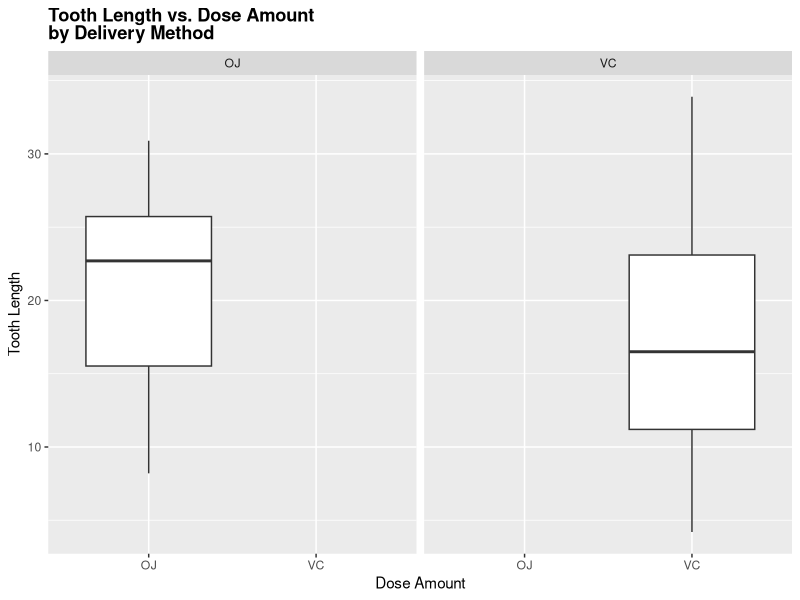

Source code (R):
## ---- chunk 1
knitr::opts_chunk$set(echo = TRUE)
## ---- chunk 2
library(datasets)
data(ToothGrowth)

dim(ToothGrowth)
str(ToothGrowth)
head(ToothGrowth)

summary(ToothGrowth)
## ---- chunk 3
library(ggplot2)
g <- ggplot(ToothGrowth, aes(supp, len)) +
    geom_boxplot(aes(fill=dose)) + xlab("Dose Amount") + ylab("Tooth Length") + facet_grid(~ supp) +     ggtitle("Tooth Length vs. Dose Amount \nby Delivery Method") + 
    theme(plot.title = element_text(lineheight=.8, face="bold"))

g
